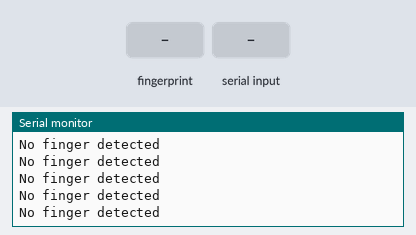
The sketch below on a simulated Arduino Uno, built with avr-gcc and run on an emulated ATmega328P. Shown: the last lines printed to the serial monitor. Inputs (shaded band) come from the test bench.

Above: at 1.9 s.
2.0 s: finger stored as number 1 placed on the sensor
At 3.0 s:
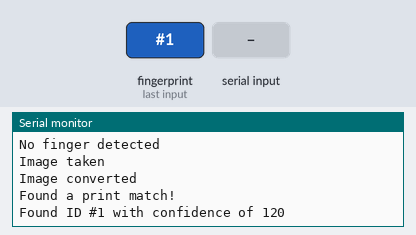
3.7 s: "enfinger" received over the second serial link
At 6.6 s:
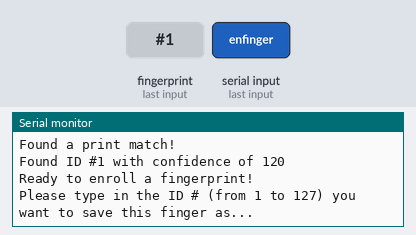
6.7 s: "enfinger90\n" received over the second serial link
9.7 s: finger stored as number 1 placed on the sensor
At 10.3 s:
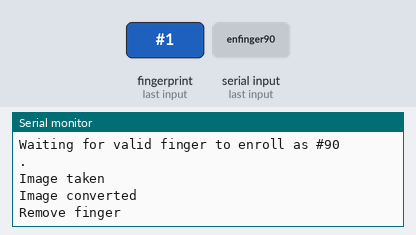
12.7 s: finger stored as number 1 placed on the sensor
At 13.6 s:
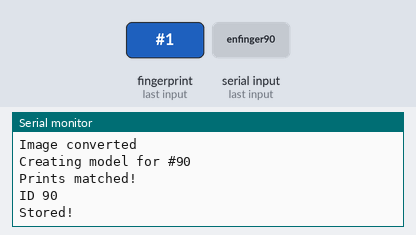

Measured:
- after the input at 2.0 s, the serial monitor: prints a new line at once (image 1)
- after the input at 3.7 s, the serial monitor: prints a new line after 2.7 s (image 2)
- after the input at 9.7 s, the serial monitor: prints a new line at once (image 3)
- after the input at 12.7 s, the serial monitor: prints a new line after 0.26 s (image 4)

The sketch:

esp-firebase.ino
```cpp
#include <SoftwareSerial.h>
#include <Adafruit_Fingerprint.h>

SoftwareSerial fpSerial(2,3);//RX,TX
SoftwareSerial espSerial(4,5);
//#define fpSerial Serial1
//#define espSerial Serial2

// id untuk fingerprint
boolean sidikJari = false, enroll = false;
int id, fingerID;
String dataID;
String separator = ";";

Adafruit_Fingerprint finger = Adafruit_Fingerprint(&fpSerial);

void setup() {
  Serial.begin(9600);

  finger.begin(57600);
  if (finger.verifyPassword()) {
    Serial.println("Found fingerprint sensor!");
    while(!sidikJari){
      fingerID = getFingerprintID();
    }
  } else {
    Serial.println("Did not find fingerprint sensor :(");
    while (1) { delay(1); }
  }
  espSerial.begin(9600);
}
//-----------REBOOT SYSTEM------------
void(* rebootSystem) (void) = 0;

//----------------------Cek ID Finger---------------------------------
uint8_t downloadFingerprintTemplate(uint16_t id)
{
  Serial.println("------------------------------------");
  Serial.print("Attempting to load #"); Serial.println(id);
  uint8_t p = finger.loadModel(id);
  switch (p) {
    case FINGERPRINT_OK:
      Serial.print("Template "); Serial.print(id); Serial.println(" loaded");
      dataID += id+separator;
      break;
    case FINGERPRINT_PACKETRECIEVEERR:
      Serial.println("Communication error");
      return p;
    default:
      Serial.print("Unknown error "); Serial.println(p);
      return p;
  }

  // OK success!

  Serial.print("Attempting to get #"); Serial.println(id);
  p = finger.getModel();
  switch (p) {
    case FINGERPRINT_OK:
      Serial.print("Template "); Serial.print(id); Serial.println(" transferring:");
      break;
   default:
      Serial.print("Unknown error "); Serial.println(p);
      return p;
  }

  // one data packet is 267 bytes. in one data packet, 11 bytes are 'usesless' :D
  uint8_t bytesReceived[128]; // 2 data packets
  memset(bytesReceived, 0xff, 128);

  uint32_t starttime = millis();
  int i = 0;
  while (i < 128 && (millis() - starttime) < 20000) {
      if (fpSerial.available()) {
          bytesReceived[i++] = fpSerial.read();
      }
  }
//  Serial.print(i); Serial.println(" bytes read.");
//  Serial.println("Decoding packet...");

  uint8_t fingerTemplate[128]; // the real template
  memset(fingerTemplate, 0xff, 128);

  // filtering only the data packets
  int uindx = 9, index = 0;
  while (index < 128) {
      while (index < uindx) ++index;
      uindx += 256;
      while (index < uindx) {
          fingerTemplate[index++] = bytesReceived[index];
      }
      uindx += 2;
      while (index < uindx) ++index;
      uindx = index + 9;
  }
}

//----------------------End Cek ID Finger---------------------------------
//-------------fungsi ENROLL atau mendaftarkan finggerprint pengguna----------------
void enrollFinger(){
  finger.begin(57600);
  Serial.println("Ready to enroll a fingerprint!");
  Serial.println("Please type in the ID # (from 1 to 127) you want to save this finger as...");
  if (id == 0) {// ID #0 not allowed, try again!
     return;
  }
  if (id == 334){
     sidikJari = false;
     fingerID = 0;
     rebootSystem();
  }
  Serial.print("Enrolling ID #");
  Serial.println(id);

  while(! getFingerprintEnroll() );
}

uint8_t getFingerprintEnroll() {

  int p = -1;
  Serial.print("Waiting for valid finger to enroll as #"); Serial.println(id);
  while (p != FINGERPRINT_OK) {
    p = finger.getImage();
    switch (p) {
    case FINGERPRINT_OK:
      Serial.println("Image taken");
      break;
    case FINGERPRINT_NOFINGER:
      Serial.println(".");
      break;
    case FINGERPRINT_PACKETRECIEVEERR:
      Serial.println("Communication error");
      break;
    case FINGERPRINT_IMAGEFAIL:
      Serial.println("Imaging error");
      break;
    default:
      Serial.println("Unknown error");
      break;
    }
  }

  // OK success!

  p = finger.image2Tz(1);
  switch (p) {
    case FINGERPRINT_OK:
      Serial.println("Image converted");
      break;
    case FINGERPRINT_IMAGEMESS:
      Serial.println("Image too messy");
      return p;
    case FINGERPRINT_PACKETRECIEVEERR:
      Serial.println("Communication error");
      return p;
    case FINGERPRINT_FEATUREFAIL:
      Serial.println("Could not find fingerprint features");
      return p;
    case FINGERPRINT_INVALIDIMAGE:
      Serial.println("Could not find fingerprint features");
      return p;
    default:
      Serial.println("Unknown error");
      return p;
  }

  Serial.println("Remove finger");
  delay(2000);
  p = 0;
  while (p != FINGERPRINT_NOFINGER) {
    p = finger.getImage();
  }
  Serial.print("ID "); Serial.println(id);
  p = -1;
  Serial.println("Place same finger again");
  while (p != FINGERPRINT_OK) {
    p = finger.getImage();
    switch (p) {
    case FINGERPRINT_OK:
      Serial.println("Image taken");
      break;
    case FINGERPRINT_NOFINGER:
      Serial.print(".");
      break;
    case FINGERPRINT_PACKETRECIEVEERR:
      Serial.println("Communication error");
      break;
    case FINGERPRINT_IMAGEFAIL:
      Serial.println("Imaging error");
      break;
    default:
      Serial.println("Unknown error");
      break;
    }
  }

  // OK success!

  p = finger.image2Tz(2);
  switch (p) {
    case FINGERPRINT_OK:
      Serial.println("Image converted");
      break;
    case FINGERPRINT_IMAGEMESS:
      Serial.println("Image too messy");
      return p;
    case FINGERPRINT_PACKETRECIEVEERR:
      Serial.println("Communication error");
      return p;
    case FINGERPRINT_FEATUREFAIL:
      Serial.println("Could not find fingerprint features");
      return p;
    case FINGERPRINT_INVALIDIMAGE:
      Serial.println("Could not find fingerprint features");
      return p;
    default:
      Serial.println("Unknown error");
      return p;
  }

  // OK converted!
  Serial.print("Creating model for #");  Serial.println(id);

  p = finger.createModel();
  if (p == FINGERPRINT_OK) {
    Serial.println("Prints matched!");
  } else if (p == FINGERPRINT_PACKETRECIEVEERR) {
    Serial.println("Communication error");
    return p;
  } else if (p == FINGERPRINT_ENROLLMISMATCH) {
    Serial.println("Fingerprints did not match");
    return p;
  } else {
    Serial.println("Unknown error");
    return p;
  }

  Serial.print("ID "); Serial.println(id);
  p = finger.storeModel(id);
  if (p == FINGERPRINT_OK) {
    Serial.println("Stored!");
    delay(1000);
    rebootSystem();
  } else if (p == FINGERPRINT_PACKETRECIEVEERR) {
    Serial.println("Communication error");
    return p;
  } else if (p == FINGERPRINT_BADLOCATION) {
    Serial.println("Could not store in that location");
    return p;
  } else if (p == FINGERPRINT_FLASHERR) {
    Serial.println("Error writing to flash");
    return p;
  } else {
    Serial.println("Unknown error");
    return p;
  }
}
//----------------End ENROLL atau mendaftarkan finggerprint--------------
//----------------Fungsi Scan finggerprint-----------------------

uint8_t getFingerprintID() {
  uint8_t p = finger.getImage();
  switch (p) {
    case FINGERPRINT_OK:
      Serial.println("Image taken");
      break;
    case FINGERPRINT_NOFINGER:
      Serial.println("No finger detected");
//      wifiSerial.print("S");
      return p;
    case FINGERPRINT_PACKETRECIEVEERR:
      Serial.println("Communication error");
      return p;
    case FINGERPRINT_IMAGEFAIL:
      Serial.println("Imaging error");
      return p;
    default:
      Serial.println("Unknown error");
      return p;
  }

  // OK success!

  p = finger.image2Tz();
  switch (p) {
    case FINGERPRINT_OK:
      Serial.println("Image converted");
      break;
    case FINGERPRINT_IMAGEMESS:
      Serial.println("Image too messy");
      return p;
    case FINGERPRINT_PACKETRECIEVEERR:
      Serial.println("Communication error");
      return p;
    case FINGERPRINT_FEATUREFAIL:
      Serial.println("Could not find fingerprint features");
      return p;
    case FINGERPRINT_INVALIDIMAGE:
      Serial.println("Could not find fingerprint features");
      return p;
    default:
      Serial.println("Unknown error");
      return p;
  }

  // OK converted!
  p = finger.fingerSearch();
  if (p == FINGERPRINT_OK) {
    Serial.println("Found a print match!");
  } else if (p == FINGERPRINT_PACKETRECIEVEERR) {
    Serial.println("Communication error");
    return p;
  } else if (p == FINGERPRINT_NOTFOUND) {
    Serial.println("Did not find a match");
    return p;
  } else {
    Serial.println("Unknown error");
    return p;
  }

  // found a match!
  Serial.print("Found ID #"); Serial.print(finger.fingerID);
  Serial.print(" with confidence of "); Serial.println(finger.confidence);
  sidikJari = true;
//  tone(buzzer, 1000);
//  delay(1000);
//  noTone(buzzer);
  return finger.fingerID;
}

// returns -1 if failed, otherwise returns ID #
int getFingerprintIDez() {
  uint8_t p = finger.getImage();
  if (p != FINGERPRINT_OK)  return -1;

  p = finger.image2Tz();
  if (p != FINGERPRINT_OK)  return -1;

  p = finger.fingerFastSearch();
  if (p != FINGERPRINT_OK)  return -1;

  // found a match!
  Serial.print("Found ID #"); Serial.print(finger.fingerID);
  Serial.print(" with confidence of "); Serial.println(finger.confidence);
  return finger.fingerID;
}
//--------------------End Scan finggerprint-----------------------
//------------------Fungsi Delete finggerprint--------------------

void deleteFinger(){
  Serial.println("Please type in the ID # (from 1 to 127) you want to delete...");
  if (id == 0) {// ID #0 not allowed, try again!
     return;
  }
  if (id == 334){
     rebootSystem();
  }
  Serial.print("Deleting ID #");
  Serial.println(id);

  deleteFingerprint(id);
}

uint8_t deleteFingerprint(uint8_t id) {
  uint8_t p = -1;

  p = finger.deleteModel(id);

  if (p == FINGERPRINT_OK) {
    Serial.println("Deleted!");
    delay(1000);
    rebootSystem();
  } else if (p == FINGERPRINT_PACKETRECIEVEERR) {
    Serial.println("Communication error");
    return p;
  } else if (p == FINGERPRINT_BADLOCATION) {
    Serial.println("Could not delete in that location");
    return p;
  } else if (p == FINGERPRINT_FLASHERR) {
    Serial.println("Error writing to flash");
    return p;
  } else {
    Serial.print("Unknown error: 0x"); Serial.println(p, HEX);
    return p;
  }
}
//-------------------End Delete finggerprint----------------------

void loop() {
//  fingerID = getFingerprintID();
//  while(sidikJari){
    espSerial.println("hasil,test terima hasil");

    // Menampilkan respon dari pemanggilan halaman web
    while(espSerial.available()){
      String s = espSerial.readString();
      if(s.startsWith("enfinger")){
        s.replace("enfinger","");
        id = s.toInt();
        enrollFinger();
      }
    }
    delay(1000);
//  }
}
```
